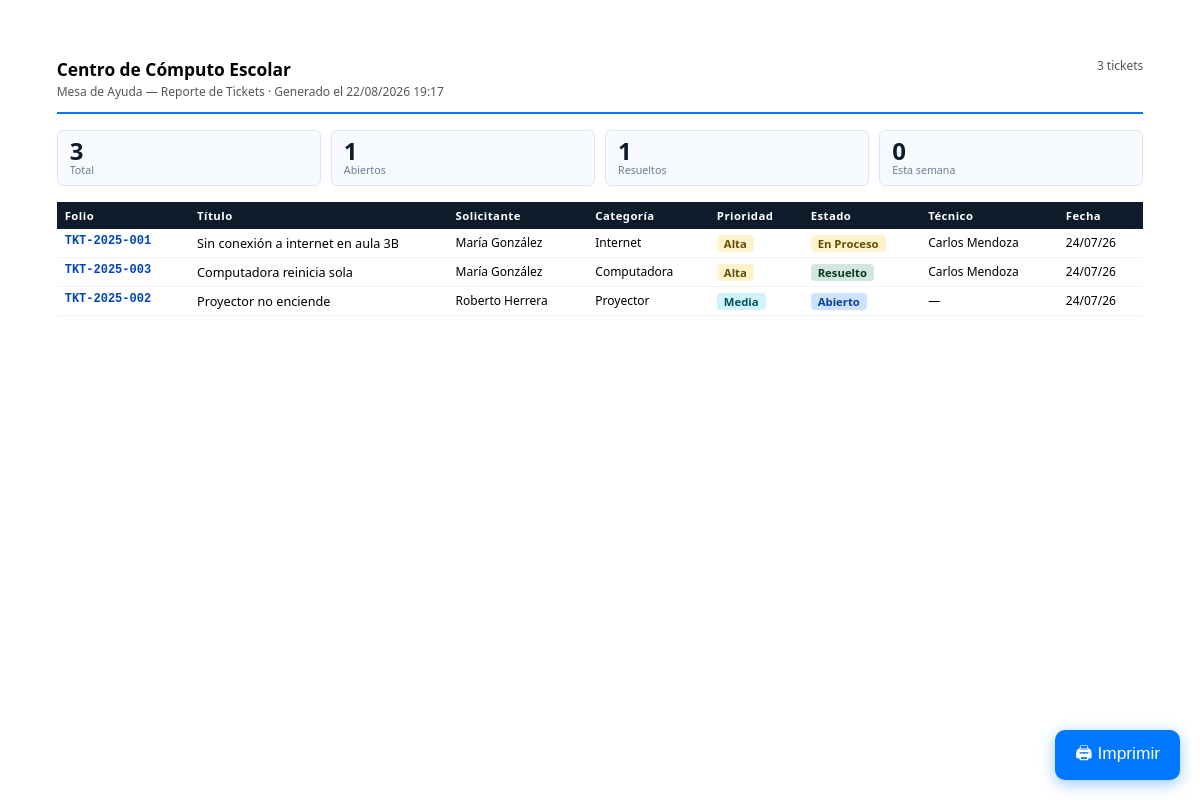
Screenshot of /index.php?c=reports&a=lista& (signed in) with the database file from the repository.
### tables this page shows
CREATE TABLE IF NOT EXISTS tickets (id INT AUTO_INCREMENT PRIMARY KEY, folio VARCHAR(20) NOT NULL UNIQUE, titulo VARCHAR(200) NOT NULL, descripcion TEXT NOT NULL, categoria ENUM('internet','computadora','impresora','proyector','red','software','hardware','otro') NOT NULL, prioridad ENUM('baja','media','alta','critica') NOT NULL DEFAULT 'media', estado ENUM('abierto','en_proceso','en_espera','resuelto','cerrado') NOT NULL DEFAULT 'abierto', ubicacion VARCHAR(150) DEFAULT NULL, usuario_id INT NOT NULL, tecnico_id INT DEFAULT NULL, resolucion TEXT DEFAULT NULL, creado_en DATETIME NOT NULL DEFAULT CURRENT_TIMESTAMP, actualizado_en DATETIME NOT NULL DEFAULT CURRENT_TIMESTAMP ON UPDATE CURRENT_TIMESTAMP, cerrado_en DATETIME DEFAULT NULL, FOREIGN KEY (usuario_id) REFERENCES usuarios(id), FOREIGN KEY (tecnico_id) REFERENCES usuarios(id));

### controllers/ReportController.php (called while the page is built, shortened)
<?php
require_once __DIR__ . '/../models/Ticket.php';
class ReportController {
    private Ticket $ticketModel;
    public function __construct() { $this->ticketModel = new Ticket(); $this->userModel = new User(); }
    public function listaPdf(): void {
        $rol     = $_SESSION['user_rol'];
        $filters = ['estado'=>$_GET['estado']??'','categoria'=>$_GET['categoria']??'','prioridad'=>$_GET['prioridad']??'','buscar'=>$_GET['buscar']??''];
        if (in_array($rol, ['admin','tecnico'])) { $tickets = $this->ticketModel->getAll($filters); $stats = $this->ticketModel->getStats(); }
        else { $tickets = $this->ticketModel->getByUser($_SESSION['user_id'], $filters); $stats = $this->ticketModel->getStatsByUser($_SESSION['user_id']); }
        $estados = Ticket::ESTADOS; $prioridades = Ticket::PRIORIDADES; $categorias = Ticket::CATEGORIAS;
        require __DIR__ . '/../views/reports/lista_pdf.php';
    }
}

### config/database.php (called while the page is built, shortened)
<?php
class Database {
    private static ?PDO $instance = null;
    public static function getConnection(): PDO {
        if (self::$instance === null) {
            $dsn = "mysql:host=" . DB_HOST . ";dbname=" . DB_NAME . ";charset=" . DB_CHARSET;
            $options = [
                PDO::ATTR_ERRMODE            => PDO::ERRMODE_EXCEPTION,
                PDO::ATTR_DEFAULT_FETCH_MODE => PDO::FETCH_ASSOC,
                PDO::ATTR_EMULATE_PREPARES   => false,
            ];
            try {
                self::$instance = new PDO($dsn, DB_USER, DB_PASS, $options);
            } catch (PDOException $e) {
                die(json_encode(['error' => 'Error de conexión: ' . $e->getMessage()]));
            }
        }
        return self::$instance;
    }
}

### models/Ticket.php (called while the page is built, shortened)
<?php
require_once __DIR__ . '/../config/database.php';
class Ticket {
    private PDO $db;
    public function __construct(){$this->db=Database::getConnection();}
    public function getAll(array $f=[]):array{
        $w=['1=1'];$p=[];
        $sql="SELECT t.id,t.folio,t.titulo,t.categoria,t.prioridad,t.estado,t.ubicacion,t.creado_en,t.actualizado_en,CONCAT(u.nombre,' ',u.apellido) AS nombre_usuario,CONCAT(te.nombre,' ',te.apellido) AS nombre_tecnico FROM tickets t JOIN usuarios u ON u.id=t.usuario_id LEFT JOIN usuarios te ON te.id=t.tecnico_id WHERE ".implode(' AND ',$w)." ORDER BY FIELD(t.prioridad,'critica','alta','media','baja'),FIELD(t.estado,'abierto','en_proceso','en_espera','resuelto','cerrado'),t.creado_en DESC";
        $s=$this->db->prepare($sql);$s->execute($p);return $s->fetchAll();
    }
    public function getStats():array{
        $rows=$this->db->query("SELECT estado,COUNT(*) as total FROM tickets GROUP BY estado")->fetchAll();
        $s=['por_estado'=>array_column($rows,'total','estado')];
        $s['por_categoria']=$this->db->query("SELECT categoria,COUNT(*) as total FROM tickets GROUP BY categoria ORDER BY total DESC")->fetchAll();
        $rows=$this->db->query("SELECT prioridad,COUNT(*) as total FROM tickets GROUP BY prioridad")->fetchAll();
        $s['por_prioridad']=array_column($rows,'total','prioridad');
        $s['total']=(int)$this->db->query("SELECT COUNT(*) FROM tickets")->fetchColumn();
        $s['semana']=(int)$this->db->query("SELECT COUNT(*) FROM tickets WHERE creado_en>=DATE_SUB(NOW(),INTERVAL 7 DAY)")->fetchColumn();
        return $s;
    }
}

### views/reports/lista_pdf.php (the view, shortened to what this page needs)
<?php
$school='Centro de Cómputo Escolar';
$totalT=count($tickets);$abiertos=$stats['por_estado']['abierto']??0;$resueltos=$stats['por_estado']['resuelto']??0;
?><!DOCTYPE html><html lang="es"><head><meta charset="UTF-8"><title>Reporte de Tickets</title>
</head><body>
<div class="header">
  <div><div class="school-name"><?=$school?></div><div class="school-sub">Mesa de Ayuda — Reporte de Tickets · Generado el <?=date('d/m/Y H:i')?></div></div>
  <div style="font-size:9pt;color:#555;text-align:right"><?=$totalT?> tickets<?php if(!empty($_GET['estado'])):?> · Estado: <?=$estados[$_GET['estado']]['label']??$_GET['estado']?><?php endif;?></div>
</div>
<div class="stats">
  <div class="stat-box"><div class="stat-num"><?=$totalT?></div><div class="stat-lbl">Total</div></div>
  <div class="stat-box"><div class="stat-num"><?=$abiertos?></div><div class="stat-lbl">Abiertos</div></div>
  <div class="stat-box"><div class="stat-num"><?=$resueltos?></div><div class="stat-lbl">Resueltos</div></div>
  <div class="stat-box"><div class="stat-num"><?=$stats['semana']??0?></div><div class="stat-lbl">Esta semana</div></div>
</div>
<table>
  <thead><tr><th>Folio</th><th>Título</th><?php if(in_array($_SESSION['user_rol'],['admin','tecnico'])):?><th>Solicitante</th><?php endif;?><th>Categoría</th><th>Prioridad</th><th>Estado</th><th>Técnico</th><th>Fecha</th></tr></thead>
  <tbody>
  <?php foreach($tickets as $t):$est=$estados[$t['estado']]??['label'=>$t['estado'],'color'=>'secondary'];$pri=$prioridades[$t['prioridad']]??['label'=>$t['prioridad'],'color'=>'secondary'];$cat=$categorias[$t['categoria']]??['label'=>$t['categoria']];?>
  <tr>
    <td class="folio"><?=htmlspecialchars($t['folio'])?></td>
    <td style="max-width:200px;overflow:hidden;text-overflow:ellipsis;white-space:nowrap"><?=htmlspecialchars($t['titulo'])?></td>
    <?php if(in_array($_SESSION['user_rol'],['admin','tecnico'])):?><td style="font-size:9pt"><?=htmlspecialchars($t['nombre_usuario'])?></td><?php endif;?>
    <td style="font-size:9pt"><?=$cat['label']?></td>
    <td><span class="badge badge-<?=$pri['color']?>"><?=$pri['label']?></span></td>
    <td><span class="badge badge-<?=$est['color']?>"><?=$est['label']?></span></td>
    <td style="font-size:9pt"><?=htmlspecialchars($t['nombre_tecnico']??'—')?></td>
    <td style="font-size:9pt;white-space:nowrap"><?=date('d/m/y',strtotime($t['creado_en']))?></td>
  </tr>
  <?php endforeach;?>
  </tbody>
</table>
<button class="btn-print" onclick="window.print()">🖨 Imprimir</button>
</body></html>

### views/reports/lista_pdf.php (style rules this page uses)
* { box-sizing:border-box;margin:0;padding:0; }
body { font-family:'Segoe UI',Arial,sans-serif;font-size:10pt;color:#000;padding:1.5cm; }
.header { display:flex;justify-content:space-between;align-items:flex-start;border-bottom:2px solid #0077ff;padding-bottom:12px;margin-bottom:16px; }
.school-name { font-size:13pt;font-weight:700; }
.school-sub { font-size:9pt;color:#555;margin-top:2px; }
.badge { display:inline-block;padding:1px 7px;border-radius:4px;font-size:8.5pt;font-weight:700; }
.badge-primary { background:#cfe2ff;color:#084298; }
.badge-success { background:#d1e7dd;color:#0a3622; }
.badge-warning { background:#fff3cd;color:#664d03; }
.badge-info { background:#cff4fc;color:#055160; }
.stats { display:grid;grid-template-columns:repeat(4,1fr);gap:10px;margin-bottom:16px; }
.stat-box { background:#f7faff;border:1px solid #dde4ef;border-radius:6px;padding:8px 12px; }
.stat-num { font-size:18pt;font-weight:800;color:#0d1b2a;line-height:1; }
.stat-lbl { font-size:8pt;color:#6b7c93; }
table { width:100%;border-collapse:collapse;font-size:9.5pt; }
th { background:#0d1b2a;color:#fff;padding:6px 8px;text-align:left;font-size:8.5pt;letter-spacing:.04em; }
td { padding:5px 8px;border-bottom:1px solid #f0f4f9;vertical-align:top; }
.folio { font-family:monospace;font-size:9pt;font-weight:700;color:#0044bb; }
.btn-print { position:fixed;bottom:20px;right:20px;background:#0077ff;color:#fff;border:none;border-radius:10px;padding:10px 20px;cursor:pointer;font-size:13pt;box-shadow:0 4px 15px rgba(0,119,255,.4); }

### rows the page displays
tickets: folio "TKT-2025-001", titulo "Sin conexión a internet en aula 3B", nombre_usuario "María González", categoria "Internet", prioridad "Alta", estado "En Proceso", nombre_tecnico "Carlos Mendoza", creado_en "24/07/26"
tickets: folio "TKT-2025-003", titulo "Computadora reinicia sola", nombre_usuario "María González", categoria "Computadora", prioridad "Alta", estado "Resuelto", nombre_tecnico "Carlos Mendoza", creado_en "24/07/26"
tickets: folio "TKT-2025-002", titulo "Proyector no enciende", nombre_usuario "Roberto Herrera", categoria "Proyector", prioridad "Media", estado "Abierto", nombre_tecnico "—", creado_en "24/07/26"

### other values shown
$school "Centro de Cómputo Escolar"
$totalT "3"
$abiertos "1"
$resueltos "1"
$stats['semana'] "0"
